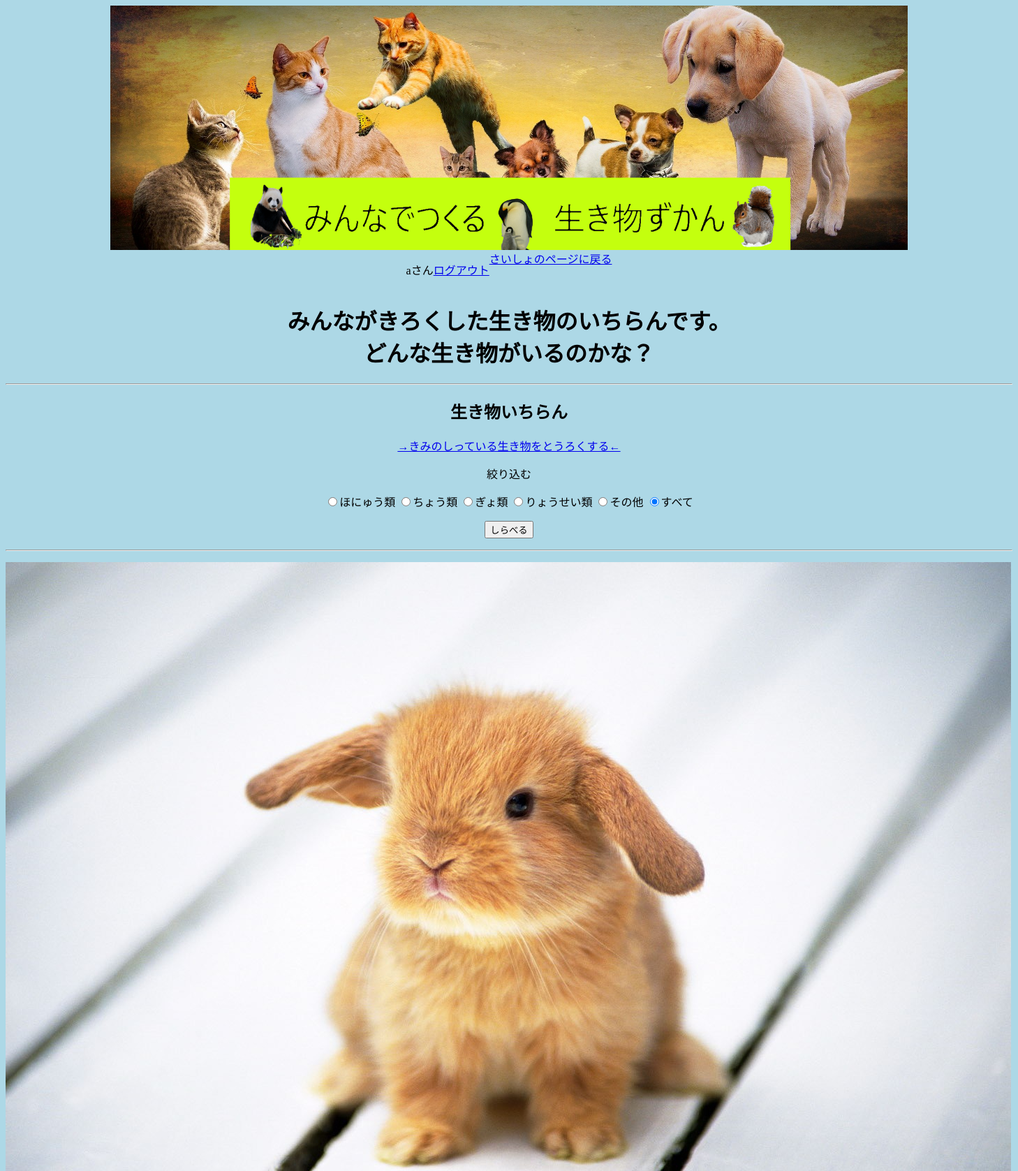
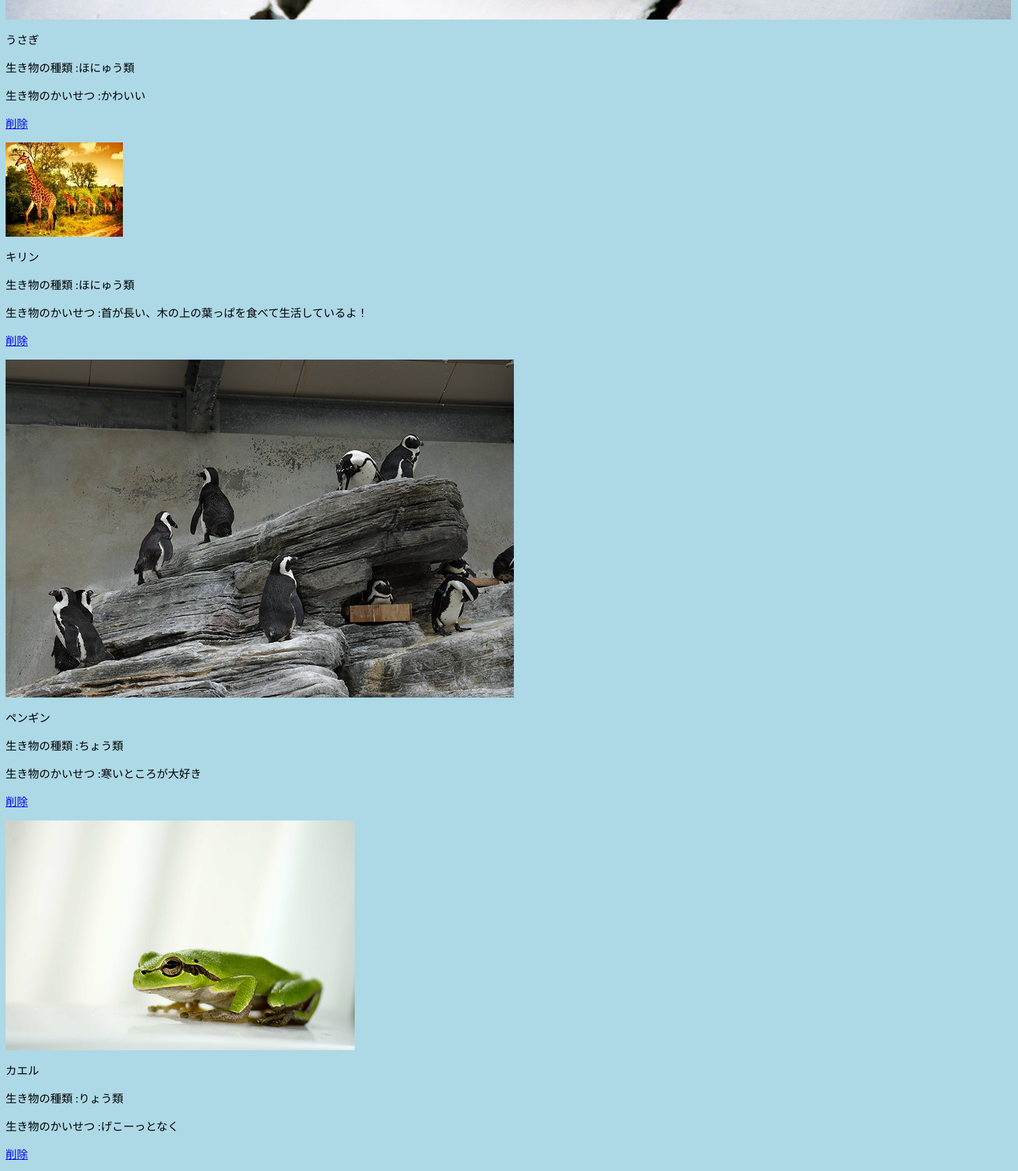
Screenshot of /animal.php (signed in, upper part) with the database file from the repository (2 pictures, top to bottom).
### tables this page shows
CREATE TABLE `animal_table` (
  `id` int(12) NOT NULL,
  `a_name` varchar(64) NOT NULL,
  `category` varchar(12) NOT NULL,
  `kaisetu` text NOT NULL,
  `img` varchar(200) NOT NULL
);

### _function.php (called while the page is built, shortened)
<?php
    function h($val){
        return htmlspecialchars($val, ENT_QUOTES);
    }
?>

### animal.php (the view, shortened to what this page needs)
<?php
include("_function.php");
$pdo = db_connect();
    $stmt = $pdo->prepare("SELECT * FROM animal_table");
    $status = $stmt->execute();
$view = "";
if($status==false){
    $error = $stmt->errorInfo();
exit("ErrorQuery:".$error[2]);
} else {
    while($result = $stmt->fetch(PDO::FETCH_ASSOC)){
           $view .='<div class="animal_box">';
           $view .='<p>';
           $view .='<img src="'.$result["img"].'">';
           $view .='</p>';
           $view .='<p>';
           $view .=$result["a_name"];
           $view .='</p>';
           $view .='<p>';
           $view .= "生き物の種類 :".$result["category"];
           $view .='</p>';
           $view .='<p>';
           $view .=  "生き物のかいせつ :".$result["kaisetu"];
           $view .='</p>';
           $view .='</div>';
           $view .='<a href = "delete.php?id='.$result["id"].'"onclick="return confirm(¥"データを削除します。本当によろしいですか？¥")">';
           $view .="削除";
           $view .= '</a>';
    }
}
?>
<html lang="ja">
  <head>
<link rel="stylesheet" href="css/style.css" />
  </head>
  <body>
    <header>
      <div class=title>
<img src="img/タイト.png" alt="ヘッダー">
</div>
    <div class="log">
        <p><?php echo h($_SESSION["u_name"]);?>さん<a href="logout.php" class="btn_logout">ログアウト</a></p>
        <a href="_top.php">さいしょのページに戻る</a>
      </div>
    <div class="formArea">
      <h1>みんながきろくした生き物のいちらんです。<br/>どんな生き物がいるのかな？</h1><hr>
    </div>
    </header>
    <main>
     <h2 class="formArea">生き物いちらん</h2>
    <p class="formArea"><a href="admin_form.php">→きみのしっている生き物をとうろくする←</a></p>
        <form method="post" action="_search.php">
          <p class="formArea">絞り込む </p>
          <div class="formArea"><p>
            <input type="radio" class="radio_input" name="category" value="ほにゅう類"><label class="radio_label">ほにゅう類</label>
            <input type="radio" class="radio_input" name="category" value="ちょう類"><label class="radio_label">ちょう類</label>
            <input type="radio" class="radio_input" name="category" value="ぎょ類"><label class="radio_label">ぎょ類</label>
            <input type="radio" class="radio_input" name="category" value="りょうせい類"><label class="radio_label">りょうせい類</label>
            <input type="radio" class="radio_input" name="category" value="その他"><label class="radio_label">その他</label>
            <input type="radio" class="radio_input" name="category" value="すべて" checked><label class="radio_label">すべて</label><br>
            </p></div>
          <p class="formArea"><input type="submit" class="form-Btn" value="しらべる" /></p>
        </form>
      <hr>
     <div>
     <?php echo ($view)?>
    </div>
    </main>
  </body>
</html>

### css/style.css (style rules this page uses)
body { background-color: lightblue; }
.title { display: flex; justify-content: center; width: 1200px; height: 350px; margin: 0 auto; }
.formArea { text-align: center; }
.log { display: flex; justify-content: center; }

### rows the page displays
animal_table: img (picture), value "うさぎ 生き物の種類 :ほにゅう類 生き物のかいせつ :かわいい 削除"
animal_table: img (picture), value "キリン 生き物の種類 :ほにゅう類 生き物のかいせつ :首が長い、木の上の葉っぱを食べて生活しているよ！ 削除"
animal_table: img (picture), value "ペンギン 生き物の種類 :ちょう類 生き物のかいせつ :寒いところが大好き 削除"
animal_table: img (picture), value "カエル 生き物の種類 :りょう類 生き物のかいせつ :げこーっとなく 削除"

### other values shown
$_SESSION["u_name"] "a"
